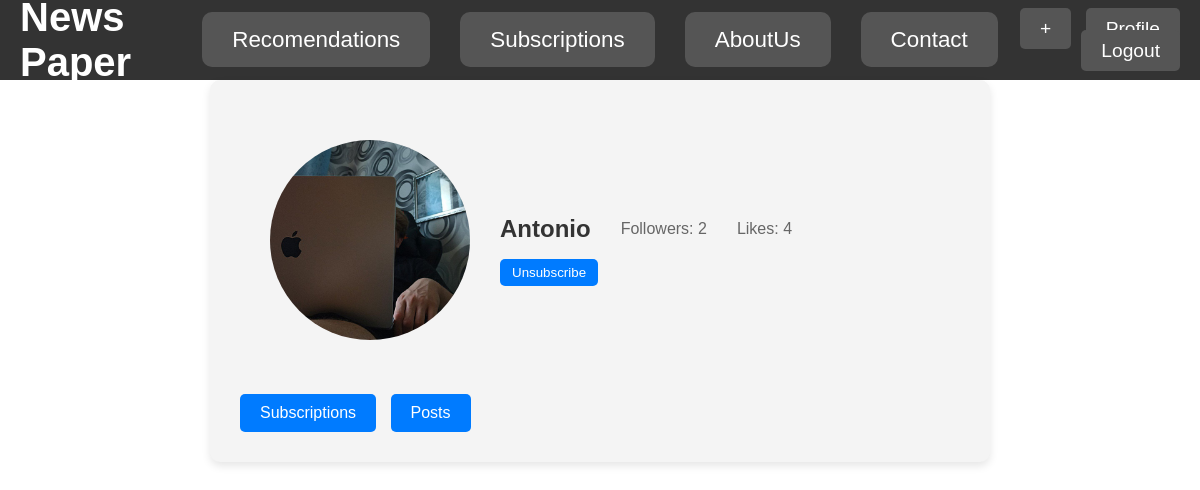
/profile/9/ (signed in), run on the app's committed database.
### profiles/models.py (models this page shows, shortened)
class CustomUser(AbstractUser):
    profile_picture = models.ImageField(upload_to='media/profile_pictures/', default='media/profile_pictures/DefaulUser.jpg', blank=True, null=True)
    class Meta:
        verbose_name = 'User'
        verbose_name_plural = 'Users'
        ordering = ['username', '-date_joined']

### profiles/views.py (the view)
# urls.py: path('<int:user_id>/', views.profile_page, name='profile'),
def profile_page(request, user_id):
    user = models.CustomUser.objects.filter(id=user_id).first() # Get user object (page owner).
    if user: # If such a user exists.
        all_user_posts = Post.objects.all()
        likes_amount = 0
        for post in all_user_posts:
            likes_amount += Like.objects.filter(user=user, post=post).count()
        follow_amount = models.Subscribe.objects.filter(user_to=user).count()
        data = {
            'user': user,
            'likes_amount': likes_amount,
            'follow_amount': follow_amount,
        }
        if (sub_obj := models.Subscribe.objects.filter(user_to=user, user_from=request.user).first()):
            data['is_sub'] = True
            data['sub_obj'] = sub_obj
        if request.user.is_authenticated: # If the user is authenticated.
            if request.method == "POST" and request.user.id == user_id:
                form_image = forms.UploadUserImage(request.POST, request.FILES, instance=user)
                if form_image.is_valid():
                    form_image.save()
                form_user_name = forms.UploadUserName(request.POST, instance=user)
                if form_user_name.is_valid():
                    form_user_name.save()
                return redirect(f'/profile/{user_id}/')
            elif request.method == 'POST':
                this_user_subs = models.Subscribe.objects.filter(user_from=request.user, user_to=user)
                if this_user_subs:
                    this_user_subs.delete()
                    return redirect(f'/profile/{user_id}/')
                new_sub = models.Subscribe(user_from=request.user, user_to=user)
                new_sub.save()
                return redirect(f'/profile/{user_id}/')
            elif request.method == "GET" and request.user.id == user_id:
                data['is_owner'] = True
                data['image_form'] = forms.UploadUserImage
                data['user_name_form'] = forms.UploadUserName
        return render(request, 'profiles/profile.html', data)
    return redirect('home')

### profiles/templates/profiles/profile.html (shortened to what this page needs)
{% extends 'profiles/layout.html' %}
{% load static %}
{% block add_css %}
    <link rel="stylesheet" href="{% static 'profiles/css/profile.css' %}">
{% endblock %}
{% block content %}
<div class="profile-container">
    <div class="profile-header">
        <div class="profile-photo">
            <img src="{{ user.profile_picture.url }}" alt="User Photo" id="user-photo">
        </div>
        <div class="profile-info">
            <div class="profile-details">
                <h1>{{ user.username }}</h1><br>
                <p>Followers: <span>{{ follow_amount }}</span></p><br>
                <p>Likes: <span>{{ likes_amount }}</span></p>
            </div>
            {% if not is_owner %}
                {% if is_sub %}
                <form method="POST" action="/profile/{{ user.id }}/delete/subscriptions/" class="subscribe-form">
                    <button type="submit" class="btn-subscribe">Unsubscribe</button>
                </form>
                {% else %}
                <form method="POST" class="subscribe-form">
                    {% csrf_token %}
                    <button type="submit" class="btn-subscribe">Subscribe</button>
                </form>
                {% endif %}
            {% endif %}
        </div>
    </div>
    <div class="profile-actions">
        <a href="/profile/{{ user.id }}/subscriptions/" class="btn">Subscriptions</a>
        <a href="/profile/{{ user.id }}/posts/" class="btn">Posts</a>
    </div>
</div>
{% endblock %}

### profiles/static/profiles/css/layout.css (style rules this page uses)
body { font-family: 'Montserrat', sans-serif; margin: 0; padding: 0; box-sizing: border-box; }

### profiles/static/profiles/css/profile.css (style rules this page uses)
.profile-container { width: 60%; margin: 0 auto; background-color: #f4f4f4; border-radius: 10px; padding: 30px; box-shadow: 0 4px 8px rgba(0, 0, 0, 0.1); }
.profile-header { display: flex; align-items: center; justify-content: space-between; }
.profile-photo img { width: 200px; height: 200px; border-radius: 50%; object-fit: cover; padding: 30px; }
.profile-info { flex: 1; display: flex; flex-direction: column; align-items: flex-start; justify-content: center; }
.profile-details { display: flex; align-items: center; gap: 15px; }
.profile-details h1 { font-size: 24px; color: #333; }
.profile-details p { font-size: 16px; color: #666; }
.btn-save, .btn-subscribe { background-color: #007bff; color: white; border: none; padding: 6px 12px; border-radius: 5px; cursor: pointer; }
.profile-actions { margin-top: 20px; }
.profile-actions .btn { display: inline-block; padding: 10px 20px; background-color: #007bff; color: white; text-decoration: none; border-radius: 5px; margin-right: 10px; transition: background-color 0.3s; }

### data on the page
CustomUser: profile_picture (picture), username "Antonio"

### other printed values
{{ follow_amount }} "2"
{{ likes_amount }} "4"
